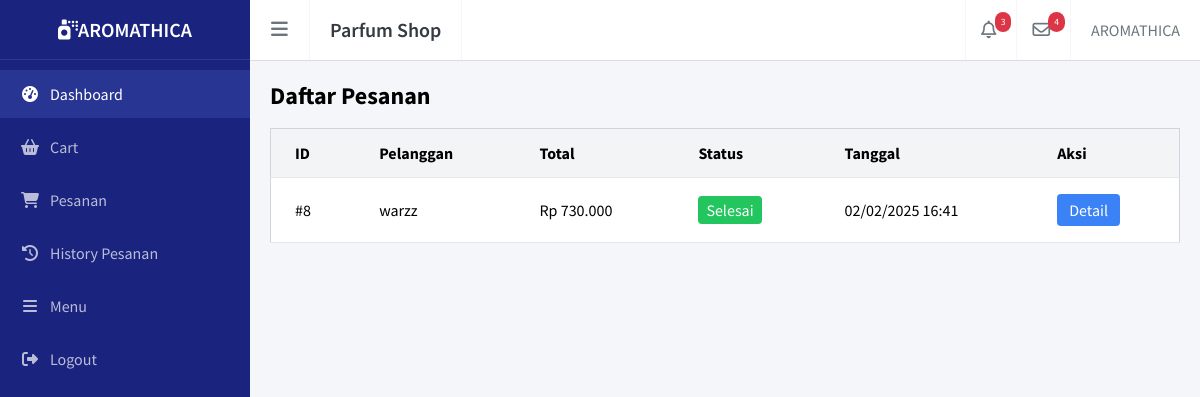
The page /user/pesanan.php (signed in) on the database its author committed.
### tables this page shows
CREATE TABLE `pesanan` (
  `id` int(11) NOT NULL,
  `user_id` int(11) NOT NULL,
  `total_harga` decimal(10,2) NOT NULL,
  `status` enum('Diproses','Dikirim','Selesai') DEFAULT 'Diproses',
  `created_at` timestamp NOT NULL DEFAULT CURRENT_TIMESTAMP,
  `updated_at` timestamp NOT NULL DEFAULT CURRENT_TIMESTAMP ON UPDATE CURRENT_TIMESTAMP
);

CREATE TABLE `users` (
  `id` int(11) NOT NULL,
  `nama` varchar(100) NOT NULL,
  `email` varchar(100) NOT NULL,
  `password` varchar(255) NOT NULL,
  `role` enum('admin','kasir','user') NOT NULL DEFAULT 'user',
  `created_at` timestamp NOT NULL DEFAULT CURRENT_TIMESTAMP
);

### user/pesanan.php (the view, shortened to what this page needs)
<?php
require_once '../config/database.php';
$user_id = $_SESSION['user']['id'];
$query = mysqli_query($conn, "
    SELECT p.*, u.nama as nama_pelanggan
    FROM pesanan p
    JOIN users u ON p.user_id = u.id
    WHERE p.user_id = $user_id
    ORDER BY p.created_at DESC
");
include '../templates/header.php';
include '../templates/navbar.php';
include '../templates/sidebar_user.php';
?>
<div class="main-content">
    <h2 class="text-2xl font-bold mb-4">Daftar Pesanan</h2>
    <div class="overflow-x-auto">
        <table class="min-w-full bg-white border border-gray-300">
            <thead class="bg-gray-100">
                <tr>
                    <th class="px-6 py-3 border-b text-left">ID</th>
                    <th class="px-6 py-3 border-b text-left">Pelanggan</th>
                    <th class="px-6 py-3 border-b text-left">Total</th>
                    <th class="px-6 py-3 border-b text-left">Status</th>
                    <th class="px-6 py-3 border-b text-left">Tanggal</th>
                    <th class="px-6 py-3 border-b text-left">Aksi</th>
                </tr>
            </thead>
            <tbody>
                <?php while ($pesanan = mysqli_fetch_assoc($query)): ?>
                    <tr>
                        <td class="px-6 py-4 border-b">#<?php echo $pesanan['id']; ?></td>
                        <td class="px-6 py-4 border-b"><?php echo htmlspecialchars($pesanan['nama_pelanggan']); ?></td>
                        <td class="px-6 py-4 border-b">Rp <?php echo number_format($pesanan['total_harga'], 0, ',', '.'); ?>
                        </td>
                        <td class="px-6 py-4 border-b">
                            <span class="px-2 py-1 rounded text-white
                    <?php
                    if ($pesanan['status'] == 'Diproses') echo 'bg-yellow-500';
                    elseif ($pesanan['status'] == 'Dikirim') echo 'bg-blue-500';
                    elseif ($pesanan['status'] == 'Selesai') echo 'bg-green-500';
                    ?>">
                                <?php echo $pesanan['status']; ?>
                            </span>
                        </td>
                        <td class="px-6 py-4 border-b"><?php echo date('d/m/Y H:i', strtotime($pesanan['created_at'])); ?>
                        </td>
                        <td class="px-6 py-4 border-b">
                            <button onclick="showDetail(<?php echo $pesanan['id']; ?>)"
                                class="bg-blue-500 text-white px-3 py-1 rounded hover:bg-blue-600">
                                Detail
                            </button>
                        </td>
                    </tr>
                <?php endwhile; ?>
            </tbody>
        </table>
    </div>
</div>

### assets/css/master_produk.css (style rules this page uses)
.main-content { padding: 20px; background-color: #f4f6f9; }
.main-content { padding: 20px; background-color: #f4f6f9; min-height: 100vh; }

### assets/css/main.css (style rules this page uses)
:root { --navy-dark: #1a237e; --navy-light: #283593; --sidebar-width: 250px; --sidebar-mini-width: 65px; }
* { margin: 0; padding: 0; box-sizing: border-box; }
body { font-family: "Source Sans Pro", sans-serif; background: #f4f6f9; min-height: 100vh; }
.main-content { margin-left: var(--sidebar-width); padding: 20px; margin-top: 60px; transition: margin-left 0.3s ease-in-out; }

### rows shown on the page
pesanan: id "8", user.nama "warzz", total_harga "730.000", status "Selesai", created_at "02/02/2025 16:41"
